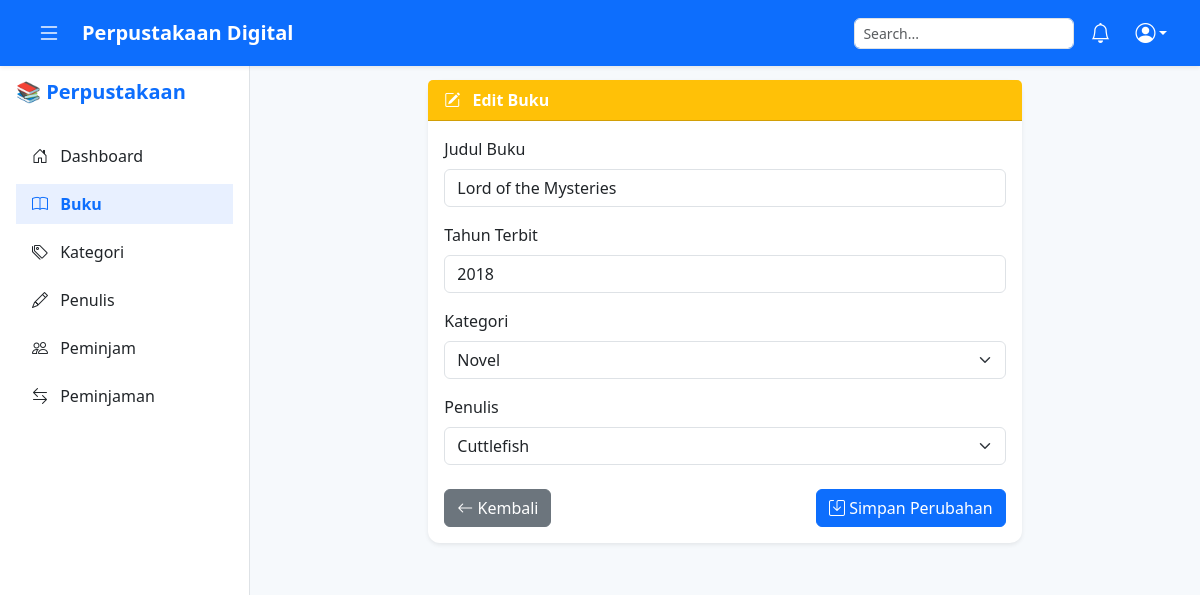
Screenshot of /pages/edit_buku.php?id=2 (signed in) with the database file from the repository.
### tables this page shows
CREATE TABLE `tb_buku` (
  `id_buku` int(11) NOT NULL,
  `judul_buku` varchar(200) NOT NULL,
  `tahun_terbit` year(4) DEFAULT NULL,
  `id_kategori` int(11) DEFAULT NULL,
  `id_penulis` int(11) DEFAULT NULL
);

CREATE TABLE `tb_kategori` (
  `id_kategori` int(11) NOT NULL,
  `nama_kategori` varchar(100) NOT NULL
);

CREATE TABLE `tb_penulis` (
  `id_penulis` int(11) NOT NULL,
  `nama_penulis` varchar(100) NOT NULL
);

### pages/edit_buku.php (the view, shortened to what this page needs)
<?php
include '../config/koneksi.php';
include '../componen/header.php';
include '../componen/sidebar.php';
$id = $_GET['id'];
$data = mysqli_query($conn, "SELECT * FROM tb_buku WHERE id_buku = '$id'");
$buku = mysqli_fetch_assoc($data);
$kategori = mysqli_query($conn, "SELECT * FROM tb_kategori");
$penulis = mysqli_query($conn, "SELECT * FROM tb_penulis");
?>
<main class="main-content" style="margin-left: 250px; padding-top: 80px; background-color: #f6f9fc;">
    <div class="container-fluid px-4">
        <div class="row justify-content-center">
            <div class="col-lg-8">
                <div class="card border-0 shadow-sm mb-4">
                    <div class="card-header bg-warning text-white fw-semibold">
                        <i class="bi bi-pencil-square me-2"></i> Edit Buku
                    </div>
                    <div class="card-body">
                        <form method="POST" action="../proses/buku_proses.php">
                            <div class="mb-3">
                                <label class="form-label">Judul Buku</label>
                                <input type="text" name="judul_buku" class="form-control" value="<?= htmlspecialchars($buku['judul_buku']); ?>" required>
                            </div>
                            <div class="mb-3">
                                <label class="form-label">Tahun Terbit</label>
                                <input type="number" name="tahun_terbit" class="form-control" value="<?= $buku['tahun_terbit']; ?>" required>
                            </div>
                            <div class="mb-3">
                                <label class="form-label">Kategori</label>
                                <select name="id_kategori" class="form-select" required>
                                    <?php while ($k = mysqli_fetch_array($kategori)) { ?>
                                        <option value="<?= $k['id_kategori']; ?>" <?= ($buku['id_kategori'] == $k['id_kategori']) ? 'selected' : '' ?>>
                                            <?= $k['nama_kategori']; ?>
                                        </option>
                                    <?php } ?>
                                </select>
                            </div>
                            <div class="mb-4">
                                <label class="form-label">Penulis</label>
                                <select name="id_penulis" class="form-select" required>
                                    <?php while ($p = mysqli_fetch_array($penulis)) { ?>
                                        <option value="<?= $p['id_penulis']; ?>" <?= ($buku['id_penulis'] == $p['id_penulis']) ? 'selected' : '' ?>>
                                            <?= $p['nama_penulis']; ?>
                                        </option>
                                    <?php } ?>
                                </select>
                            </div>
                            <div class="d-flex justify-content-between">
                                <a href="buku.php" class="btn btn-secondary">
                                    <i class="bi bi-arrow-left"></i> Kembali
                                </a>
                                <button type="submit" name="edit" class="btn btn-primary">
                                    <i class="bi bi-save"></i> Simpan Perubahan
                                </button>
                            </div>
                        </form>
                    </div>
                </div>
            </div>
        </div>
    </div>
</main>
<?php include '../componen/footer.php'; ?>

### assets/css/style.css (style rules this page uses)
body { background-color: #f6f9fc; font-family: "Segoe UI", sans-serif; overflow-x: hidden; }
.card { border-radius: 12px; }

### rows the page displays
tb_buku: judul_buku "Lord of the Mysteries", tahun_terbit "2018", id_kategori "Novel", id_penulis "Cuttlefish"
